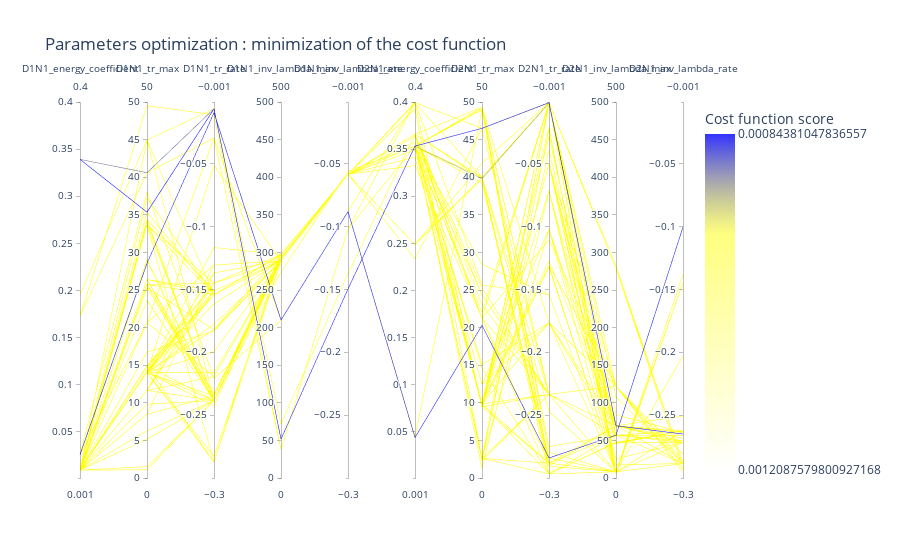

Notebook cell for this chart:
### Code cell
fig = viewer.parallel_coordinates(500, unselected_opacity=0)
fig

### Figure 1 — Plotly figure (JSON) as saved in the notebook; plotly's stock layout.template omitted (floating-point values rounded to 4 significant figures; data arrays with more than 128 entries replaced by an {"elided": "..."} marker saying what was removed)
{"data": [{"dimensions": [{"label": "D1N1_energy_coefficient", "range": [0.001, 0.4], "values": {"elided": "500 float values"}}, {"label": "D1N1_tr_max", "range": [0, 50], "values": {"elided": "500 float values"}}, {"label": "D1N1_tr_rate", "range": [-0.3, -0.001], "values": {"elided": "500 float values"}}, {"label": "D1N1_inv_lambda_max", "range": [0, 500], "values": {"elided": "500 float values"}}, {"label": "D1N1_inv_lambda_rate", "range": [-0.3, -0.001], "values": {"elided": "500 float values"}}, {"label": "D2N1_energy_coefficient", "range": [0.001, 0.4], "values": {"elided": "500 float values"}}, {"label": "D2N1_tr_max", "range": [0, 50], "values": {"elided": "500 float values"}}, {"label": "D2N1_tr_rate", "range": [-0.3, -0.001], "values": {"elided": "500 float values"}}, {"label": "D2N1_inv_lambda_max", "range": [0, 500], "values": {"elided": "500 float values"}}, {"label": "D2N1_inv_lambda_rate", "range": [-0.3, -0.001], "values": {"elided": "500 float values"}}], "line": {"color": {"elided": "500 float values"}, "colorbar": {"tickmode": "array", "ticktext": [0.0008438, 0.001209], "tickvals": [-0.0008438, -0.001209], "title": {"text": "Cost function score"}}, "colorscale": [[0, "rgba(0, 0, 255, 0.8)"], [0.3, "rgba(255,255,0,0.5)"], [1, "rgba(255,255,0,0.0)"]], "reversescale": true, "showscale": true}, "type": "parcoords", "unselected": {"line": {"opacity": 0}}}], "layout": {"coloraxis": {"colorbar": {"title": {"text": "Fitness"}}}, "title": {"text": "Parameters optimization : minimization of the cost function"}}}
